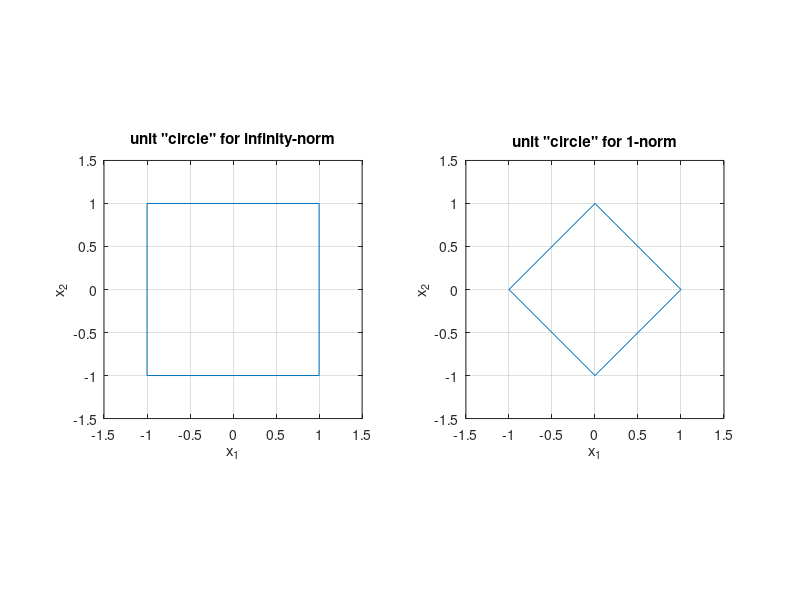

Source code (MATLAB):
% NOTCIRCLES  Draw the unit "circles" in infty-norm and 1-norm.

subplot(1,2,1)
plot([1 -1 -1 1 1], [1 1 -1 -1 1])
grid on,  axis equal,  axis([-1.5 1.5 -1.5 1.5])
xlabel('x_1'),  ylabel('x_2')
title('unit "circle" for infinity-norm')

subplot(1,2,2)
plot([1 0 -1 0 1], [0 1 0 -1 0])
grid on,  axis equal,  axis([-1.5 1.5 -1.5 1.5])
xlabel('x_1'),  ylabel('x_2')
title('unit "circle" for 1-norm')
